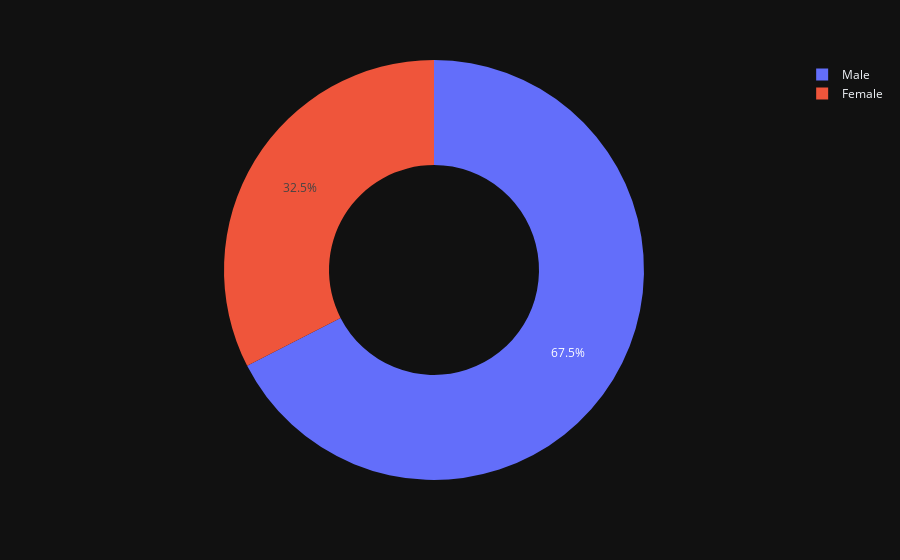

Notebook code cell kept with this figure:
### Code cell
#Donut
px.pie(data, names='sex', values='total_bill', template='plotly_dark',hole=0.5)

### Figure 1 — Plotly figure (JSON) as saved in the notebook; plotly's stock layout.template omitted (floating-point values rounded to 4 significant figures; data arrays with more than 128 entries replaced by an {"elided": "..."} marker saying what was removed)
{"data": [{"domain": {"x": [0, 1], "y": [0, 1]}, "hole": 0.5, "hovertemplate": "sex=%{label}<br>total_bill=%{value}<extra></extra>", "labels": {"elided": "244 str values"}, "legendgroup": "", "name": "", "showlegend": true, "type": "pie", "values": {"elided": "244 float values"}}], "layout": {"autosize": true, "legend": {"tracegroupgap": 0}, "margin": {"t": 60}}}
